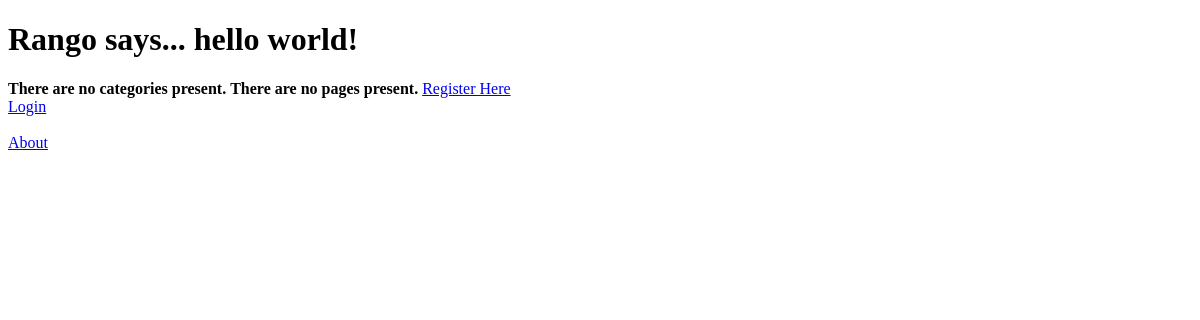
The app's page /rango/, older data.
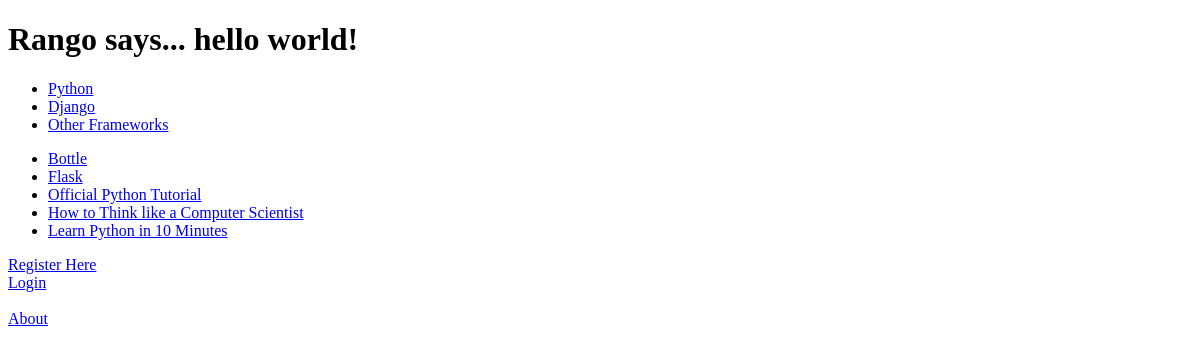
The same page, newer data.
### rango/models.py (models this page shows, shortened)
class Category(models.Model):
    name = models.CharField(max_length=128, unique=True)
    views = models.IntegerField(default=0)
    likes = models.IntegerField(default=0)
    slug = models.SlugField()

class Page(models.Model):
    category = models.ForeignKey(Category)
    title = models.CharField(max_length=128)
    url = models.URLField()
    views = models.IntegerField(default=0)

### rango/views.py (the view)
def index(request):
    category_list = Category.objects.order_by('-likes')[:5]
    context_dict = {'categories': category_list}
    top_five_pages = Page.objects.order_by('-views')[:5]
    context_dict['pages'] = top_five_pages
    return render(request, 'rango/index.html', context_dict)

### templates/rango/index.html (shortened to what this page needs)
<!DOCTYPE html>
<html>
    <head>
    </head>
    <body>
        {% if user.is_authenticated %}
            <h1>Rango says... hello {{ user.username }}!</h1>
        {% else %}
            <h1>Rango says... hello world!</h1>
        {% endif %}
        {% if categories %}
            <ul>
                {% for category in categories %}
                <li><a href="{% url 'category' category.slug %}">{{ category.name }}</a></li>
                {% endfor %}
            </ul>
        {% else %}
            <strong>There are no categories present.</strong>
        {% endif %}
        {% if pages %}
            <ul>
        {% for page in pages %}
                <li><a href="{{ page.url }}">{{ page.title }}</a></li>
                {% endfor %}
            </ul>
        {% else %}
            <strong>There are no pages present.</strong>
        {% endif %}
        {% if user.is_authenticated %}
            <a href="{% url 'restricted' %}">Restricted Page</a><br />
            <a href="{% url 'logout' %}">Logout</a><br />
        {% else %}
            <a href="{% url 'register' %}">Register Here</a><br />
            <a href="{% url 'login' %}">Login</a><br />
        {% endif %}
        <br />
        <a href="{% url 'about' %}">About</a><br /><br />
    </body>
</html>

Row changes from the older to the newer data that the page shows:
added Category: name "Python"
added Category: name "Django"
added Category: name "Other Frameworks"
added Page: title "Bottle"
added Page: title "Flask"
added Page: title "Official Python Tutorial"
added Page: title "How to Think like a Computer Scientist"
added Page: title "Learn Python in 10 Minutes"
Text that changed along with them:
text no longer shown: "There are no categories present. There are no pages present."
